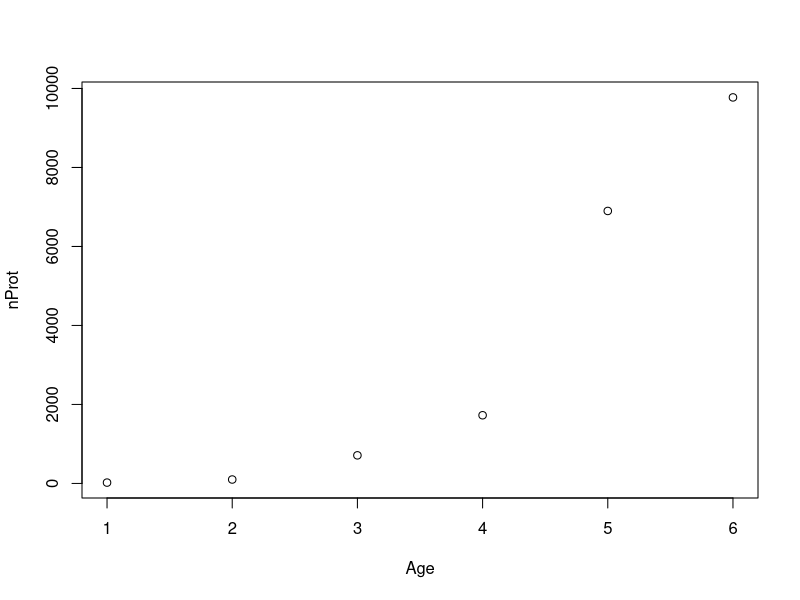

Write R code to recreate this figure.
#Fitting of the number of protoscoleces per cyst from Torgerson et al.
Age <- 1:6
nCyst <- c(2.6,3.11,2.5,4.61,7.1,10.28)
nProt <- c(21,99,711,1726,6899,9774)

#Fitting the number of protoscoleces per cyst
estProt <- function(param){
  nCystPerYear <- param[1]
  ProtPerCyst <- param[2]
  nProtEst <- nCystPerYear*cumsum(ProtPerCyst*Age^3)
  return(sum(nProt-nProtEst)^2)
}

optim(c(1,10),estProt)

plot(Age, nProt)


nCystPerYear <-  2.21
ProtPerCyst <-  10.68
nCystPerYear*cumsum(ProtPerCyst*Age^3)



(ProtPerCyst*1^3)
